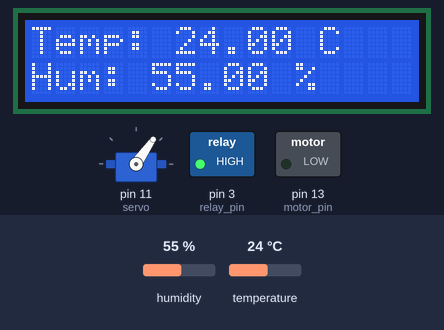
A sketch run on a simulated Arduino Uno, built with avr-gcc and run on an emulated ATmega328P. Shown: servo, 16×2 character LCD, switched loads named in the sketch (green lamp = pin HIGH). Inputs (shaded band) come from the test bench; at power-on: humidity 55 %, temperature 24 °C.

Above: at 6.4 s.
6.5 s: humidity set to 74 %
At 11.78 s:
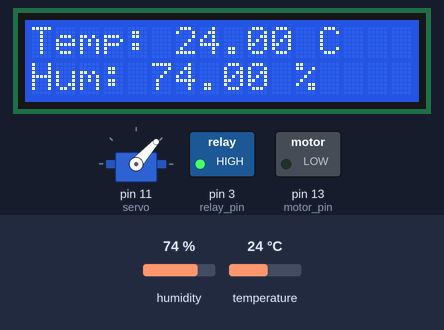
14.7 s: humidity set to 77 %
At 16.64 s:
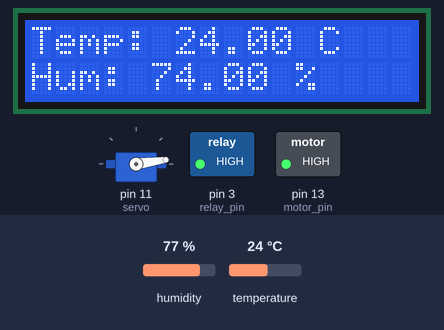
22.9 s: temperature set to 36 °C
At 27.89 s:
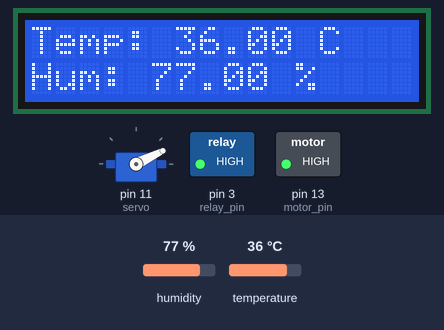
31.1 s: temperature set to 39 °C
At 33.33 s:
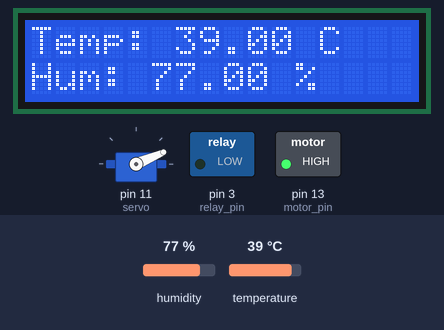
39.3 s: humidity set to 22 %
At 44.39 s:
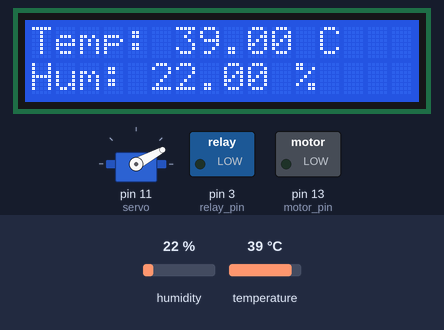
Timing chart, 0 to 57.3 s (numbered marks = the images above; inputs shaded):
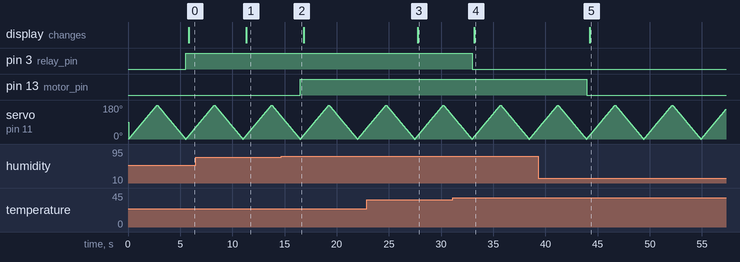

The sketch:

incubator.ino
```cpp
#include <Servo.h>

#include <LiquidCrystal.h>

#include "DHT.h"

#define DHTPIN 2 // Digital pin connected to the DHT sensor

#define DHTTYPE DHT11
DHT dht(DHTPIN, DHTTYPE);
Servo servo;

LiquidCrystal lcd(8, 9, 4, 5, 6, 7);  //these pins are for lcd screen

void setup() {

  pinMode(3, OUTPUT);   //relay pin
  pinMode(13, OUTPUT);  //motor pin
  servo.attach(11);     //11 for servo motor

  dht.begin();
  lcd.begin(16, 2);

}

void loop() {

  for (int i = 0; i <= 180; i += 1) {
    servo.write(i);
    delay(15);
  }

  for (int i = 180; i >= 0; i -= 1) {
    servo.write(i);
    delay(15);
  }


  float h = dht.readHumidity();

  float t = dht.readTemperature();

  if (isnan(h) || isnan(t)) {
    lcd.print("Failed to read from DHT sensor!");
    return;
  }


  lcd.setCursor(0, 0);
  lcd.print("Temp: ");
  lcd.print(t);
  lcd.print(" C");

  lcd.setCursor(0, 1);
  lcd.print("Hum: ");
  lcd.print(h);
  lcd.print(" %");


  if (h > 75) {
    digitalWrite(13, HIGH);
  } else {
    digitalWrite(13, LOW);
  }

  if (t < 37.5) {
    digitalWrite(3, HIGH);
  } else {
    digitalWrite(3, LOW);
  }

}
```

Measured:
- the behaviour switches between 75 and 76 % on humidity (found by bisection; images 1 and 2)
- the behaviour switches between 37 and 38 °C on temperature (found by bisection; images 3 and 4)
- after the input at 6.5 s, the display: changes after 4.8 s (image 1)
- after the input at 14.7 s, pin 13 (motor_pin): LOW → HIGH after 1.8 s
- after the input at 22.9 s, the display: changes after 4.8 s (image 3)
- after the input at 31.1 s, pin 3 (relay_pin): HIGH → LOW after 1.9 s; the display: changes after 2.1 s (image 4)
- after the input at 39.3 s, pin 13 (motor_pin): HIGH → LOW after 4.6 s; the display: changes after 4.9 s (image 5)
